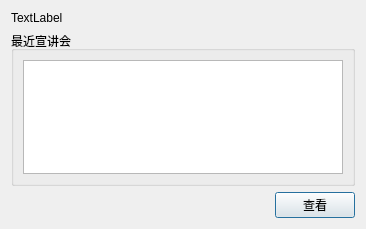
<?xml version="1.0" encoding="UTF-8"?>
<ui version="4.0">
 <class>DialogRemind</class>
 <widget class="QDialog" name="DialogRemind">
  <property name="geometry">
   <rect>
    <x>0</x>
    <y>0</y>
    <width>366</width>
    <height>229</height>
   </rect>
  </property>
  <property name="windowTitle">
   <string>提醒</string>
  </property>
  <layout class="QGridLayout" name="gridLayout">
   <item row="0" column="0" colspan="2">
    <widget class="QLabel" name="label">
     <property name="text">
      <string>TextLabel</string>
     </property>
     <property name="alignment">
      <set>Qt::AlignLeading|Qt::AlignLeft|Qt::AlignTop</set>
     </property>
    </widget>
   </item>
   <item row="2" column="1">
    <widget class="QPushButton" name="btnView">
     <property name="text">
      <string>查看</string>
     </property>
    </widget>
   </item>
   <item row="2" column="0">
    <spacer name="horizontalSpacer">
     <property name="orientation">
      <enum>Qt::Horizontal</enum>
     </property>
     <property name="sizeHint" stdset="0">
      <size>
       <width>40</width>
       <height>20</height>
      </size>
     </property>
    </spacer>
   </item>
   <item row="1" column="0" colspan="2">
    <widget class="QGroupBox" name="groupBox">
     <property name="title">
      <string>最近宣讲会</string>
     </property>
     <layout class="QGridLayout" name="gridLayout_2">
      <item row="0" column="0">
       <widget class="QTableWidget" name="tableWidgetJobFair">
	     <property name="qssGroup" stdset="0">
		   <string>tableWidgetSheet</string>
		 </property>
	    </widget>
      </item>
     </layout>
    </widget>
   </item>
  </layout>
 </widget>
 <resources/>
 <connections/>
</ui>
